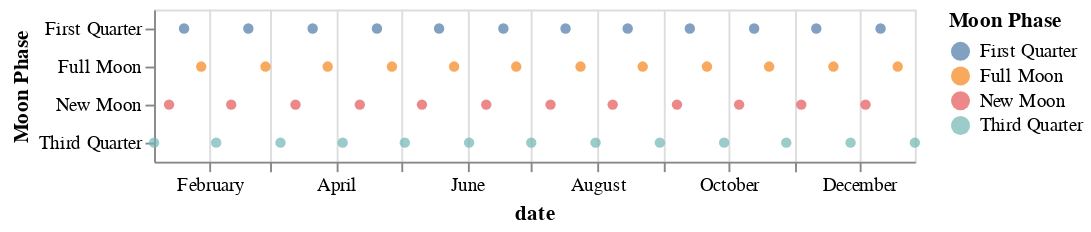

The code cell stored with this chart in its notebook:
### Code cell
from altair.utils.data import to_values

alt.Chart.from_dict({
    "data": to_values(moon_2021),
    "mark": "circle",
    "encoding": {
        "x": {
            "field": "date",
            "type": "temporal",
        },
        "color": {
            "field": "Moon Phase",
            "type": "nominal"
        },
         "y": {
            "field": "Moon Phase",
            "type": "nominal",
        }
    }
})

### Figure 1 — Vega-Lite specification as saved in the notebook (floating-point values rounded to 4 significant figures)
{"config": {"view": {"continuousWidth": 400, "continuousHeight": 300}}, "data": {"name": "data-bc8c58c13129830526b8fed0cd5f279e"}, "mark": "circle", "encoding": {"color": {"field": "Moon Phase", "type": "nominal"}, "x": {"field": "date", "type": "temporal"}, "y": {"field": "Moon Phase", "type": "nominal"}}, "$schema": "https://vega.github.io/schema/vega-lite/v4.17.0.json", "datasets": {"data-bc8c58c13129830526b8fed0cd5f279e": [{"date": "2021-01-20T00:00:00", "Moon Phase": "First Quarter"}, {"date": "2021-01-13T00:00:00", "Moon Phase": "New Moon"}, {"date": "2021-01-06T00:00:00", "Moon Phase": "Third Quarter"}, {"date": "2021-01-28T00:00:00", "Moon Phase": "Full Moon"}, {"date": "2021-02-19T00:00:00", "Moon Phase": "First Quarter"}, {"date": "2021-02-11T00:00:00", "Moon Phase": "New Moon"}, {"date": "2021-02-04T00:00:00", "Moon Phase": "Third Quarter"}, {"date": "2021-02-27T00:00:00", "Moon Phase": "Full Moon"}, {"date": "2021-03-21T00:00:00", "Moon Phase": "First Quarter"}, {"date": "2021-03-13T00:00:00", "Moon Phase": "New Moon"}, {"date": "2021-03-06T00:00:00", "Moon Phase": "Third Quarter"}, {"date": "2021-03-28T00:00:00", "Moon Phase": "Full Moon"}, {"date": "2021-04-20T00:00:00", "Moon Phase": "First Quarter"}, {"date": "2021-04-12T00:00:00", "Moon Phase": "New Moon"}, {"date": "2021-04-04T00:00:00", "Moon Phase": "Third Quarter"}, {"date": "2021-04-27T00:00:00", "Moon Phase": "Full Moon"}, {"date": "2021-05-19T00:00:00", "Moon Phase": "First Quarter"}, {"date": "2021-05-11T00:00:00", "Moon Phase": "New Moon"}, {"date": "2021-05-03T00:00:00", "Moon Phase": "Third Quarter"}, {"date": "2021-05-26T00:00:00", "Moon Phase": "Full Moon"}, {"date": "2021-06-18T00:00:00", "Moon Phase": "First Quarter"}, {"date": "2021-06-10T00:00:00", "Moon Phase": "New Moon"}, {"date": "2021-06-02T00:00:00", "Moon Phase": "Third Quarter"}, {"date": "2021-06-24T00:00:00", "Moon Phase": "Full Moon"}, {"date": "2021-07-17T00:00:00", "Moon Phase": "First Quarter"}, {"date": "2021-07-10T00:00:00", "Moon Phase": "New Moon"}, {"date": "2021-07-01T00:00:00", "Moon Phase": "Third Quarter"}, {"date": "2021-07-24T00:00:00", "Moon Phase": "Full Moon"}, {"date": "2021-08-15T00:00:00", "Moon Phase": "First Quarter"}, {"date": "2021-08-08T00:00:00", "Moon Phase": "New Moon"}, {"date": "2021-07-31T00:00:00", "Moon Phase": "Third Quarter"}, {"date": "2021-08-22T00:00:00", "Moon Phase": "Full Moon"}, {"date": "2021-09-13T00:00:00", "Moon Phase": "First Quarter"}, {"date": "2021-09-07T00:00:00", "Moon Phase": "New Moon"}, {"date": "2021-08-30T00:00:00", "Moon Phase": "Third Quarter"}, {"date": "2021-09-21T00:00:00", "Moon Phase": "Full Moon"}, {"date": "2021-10-13T00:00:00", "Moon Phase": "First Quarter"}, {"date": "2021-10-06T00:00:00", "Moon Phase": "New Moon"}, {"date": "2021-09-29T00:00:00", "Moon Phase": "Third Quarter"}, {"date": "2021-10-20T00:00:00", "Moon Phase": "Full Moon"}, {"date": "2021-11-11T00:00:00", "Moon Phase": "First Quarter"}, {"date": "2021-11-04T00:00:00", "Moon Phase": "New Moon"}, {"date": "2021-10-28T00:00:00", "Moon Phase": "Third Quarter"}, {"date": "2021-11-19T00:00:00", "Moon Phase": "Full Moon"}, {"date": "2021-12-11T00:00:00", "Moon Phase": "First Quarter"}, {"date": "2021-12-04T00:00:00", "Moon Phase": "New Moon"}, {"date": "2021-11-27T00:00:00", "Moon Phase": "Third Quarter"}, {"date": "2021-12-19T00:00:00", "Moon Phase": "Full Moon"}, {"date": "2021-12-27T00:00:00", "Moon Phase": "Third Quarter"}]}}
